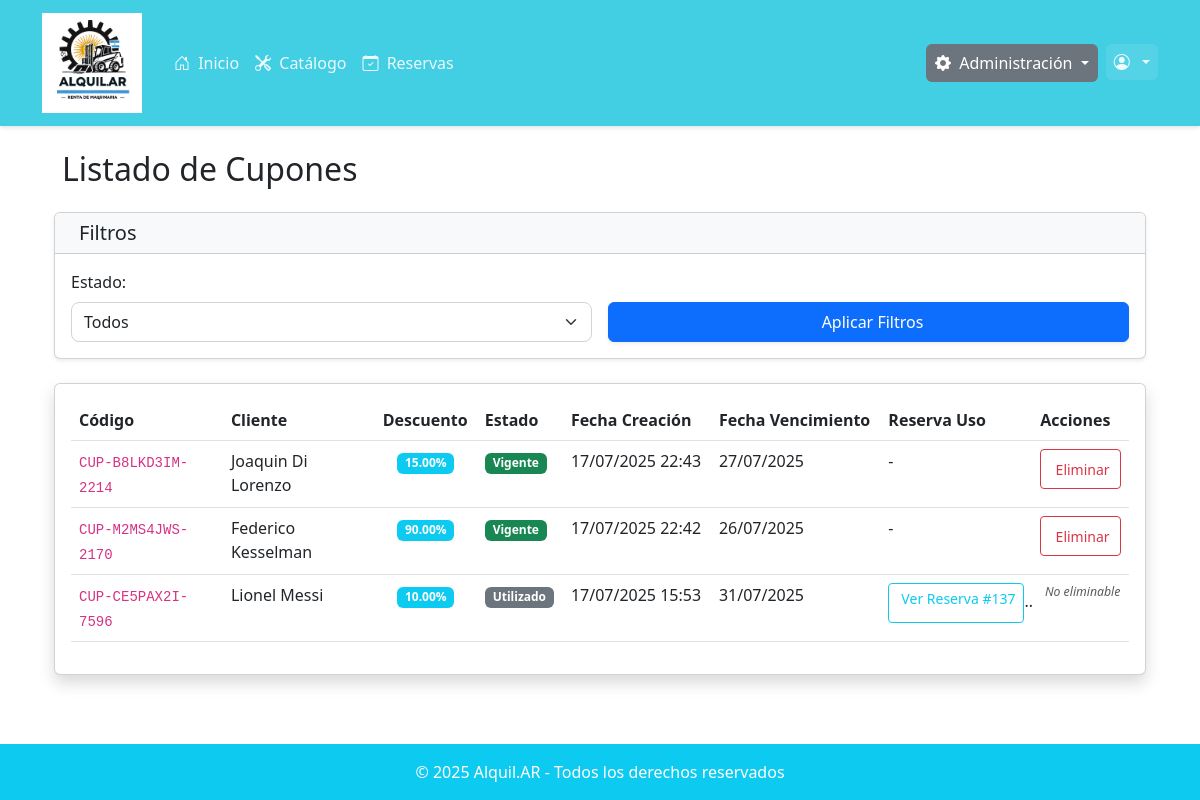
The app's page /usuarios/admin/cupones/ (signed in) with its own data.
### usuarios/models.py (models this page shows, shortened)
class Cupon(models.Model):
    TIPO_CHOICES = [
        ('PORCENTAJE', 'Porcentaje'),
    ]
    cliente = models.ForeignKey('Usuario', on_delete=models.CASCADE, related_name='cupones',
                              limit_choices_to={'tipo': 'CLIENTE'})
    codigo = models.CharField(max_length=20, unique=True)
    tipo = models.CharField(max_length=10, choices=TIPO_CHOICES, default='PORCENTAJE')
    valor = models.DecimalField(max_digits=5, decimal_places=2)  # Solo para porcentajes
    fecha_creacion = models.DateTimeField(auto_now_add=True)
    fecha_vencimiento = models.DateField()
    usado = models.BooleanField(default=False)
    reserva_uso = models.OneToOneField('reservas.Reserva', on_delete=models.SET_NULL,
                                     null=True, blank=True, related_name='cupon_aplicado')
    class Meta:
        verbose_name = 'Cupón'
        verbose_name_plural = 'Cupones'
        ordering = ['-fecha_creacion']

class Usuario(AbstractUser):
    TIPO_CHOICES = [
        ('CLIENTE', 'Cliente'),
        ('EMPLEADO', 'Empleado'),
        ('ADMIN', 'Administrador'),
    ]
    nombre = models.CharField(max_length=200)
    tipo = models.CharField(
        max_length=10,
        choices=TIPO_CHOICES,
        default='CLIENTE',
        verbose_name="Tipo de usuario"
    )
    dni = models.CharField(max_length=20, unique=True)
    email = models.CharField(max_length=200, unique=True)
    telefono = models.CharField(max_length=20)
    fecha_nacimiento = models.DateField()
    sucursal = models.ForeignKey(Sucursal, on_delete=models.SET_NULL, null=True, blank=True)
    calificacion = models.FloatField(
        default=5.0,
        verbose_name="Calificación del cliente",
        help_text="Calificación del cliente en escala de 0.5 a 5 estrellas"
    )
    token_2fa = models.CharField(
        max_length=6,
        null=True,
        blank=True,
        verbose_name="Token de verificación"
    )
    token_2fa_timestamp = models.DateTimeField(
        null=True,
        blank=True,
        verbose_name="Timestamp del token"
    )
    reset_token = models.CharField(
        max_length=64,
        null=True,
        blank=True,
        verbose_name="Token de recuperación"
    )
    reset_token_timestamp = models.DateTimeField(
        null=True,
        blank=True,
        verbose_name="Timestamp del token de recuperación"
    )
    reset_token_used = models.BooleanField(
        default=False,
        verbose_name="Token usado"
    )

### reservas/models.py (models this page shows, shortened)
class Reserva(models.Model):
    ESTADO_CHOICES = [
        ('PENDIENTE_PAGO', 'Pendiente de Pago'),
        ('CONFIRMADA', 'Confirmada'),
        ('ENTREGADA', 'Entregada'),
        ('CANCELADA', 'Cancelada'),
        ('FINALIZADA', 'Finalizada'),
        ('NO_DEVUELTA', 'No Devuelta'),
    ]
    TIPO_PAGO_CHOICES = [
        ('ONLINE', 'Pago Online'),
        ('PRESENCIAL', 'Pago Presencial'),
    ]
    cliente = models.ForeignKey(Usuario, on_delete=models.CASCADE, related_name='reservas')
    maquinaria = models.ForeignKey(Maquinaria, on_delete=models.CASCADE, related_name='reservas')
    sucursal_retiro = models.ForeignKey(Sucursal, on_delete=models.CASCADE, related_name='reservas_retiro')
    fecha_inicio = models.DateField()
    fecha_fin = models.DateField()
    cantidad_solicitada = models.PositiveIntegerField()
    precio_total = models.DecimalField(max_digits=10, decimal_places=2)
    tipo_pago = models.CharField(max_length=12, choices=TIPO_PAGO_CHOICES, default='ONLINE')
    estado = models.CharField(max_length=15, choices=ESTADO_CHOICES, default='PENDIENTE_PAGO')
    fecha_creacion = models.DateTimeField(auto_now_add=True)
    fecha_confirmacion = models.DateTimeField(null=True, blank=True)
    empleado_procesador = models.ForeignKey(
        Usuario,
        on_delete=models.SET_NULL,
        null=True,
        blank=True,
        related_name='reservas_procesadas'
    )
    observaciones = models.TextField(blank=True, null=True)
    codigo_reserva = models.CharField(max_length=6, blank=True, null=True, unique=True)
    descuento_aplicado = models.DecimalField(max_digits=10, decimal_places=2, default=0)
    precio_antes_descuento = models.DecimalField(max_digits=10, decimal_places=2, null=True, blank=True)
    class Meta:
        verbose_name = "Reserva"
        verbose_name_plural = "Reservas"
        ordering = ['-fecha_creacion']

### usuarios/decorators.py (the view)
    def wrapper(request, *args, **kwargs):
        if request.user.is_authenticated and request.user.tipo == 'ADMIN':
            return view_func(request, *args, **kwargs)
        messages.error(request, "No tenés permiso para acceder a esta sección.")
        return redirect('home')  # o redirigí a otra página

### usuarios/views.py (called while the page is built, shortened)
@login_required
@solo_admin
def listar_cupones_view(request):
    from .models import Cupon
    today = timezone.now().date()
    cupones = Cupon.objects.all()
    estado = request.GET.get('estado')
    return render(request, 'usuarios/listar_cupones.html', {
        'cupones': cupones,
        'hay_cupones': cupones.exists(),
        'estado': estado,
        'today': today,  # Para comparar en la plantilla
    })

### usuarios/templates/usuarios/listar_cupones.html (shortened to what this page needs)
{% extends 'base.html' %}
{% block content %}
<div class="container-fluid mt-4">
    <div class="d-flex justify-content-between align-items-center mb-3">
        <h2>Listado de Cupones</h2>
    </div>
    <div class="card shadow-sm mb-4">
        <div class="card-header bg-light">
            <h5 class="mb-0">Filtros</h5>
        </div>
        <div class="card-body">
            <form method="get">
                <div class="row align-items-end g-3">
                    <div class="col-md-6">
                        <label for="estado" class="form-label">Estado:</label>
                        <select name="estado" id="estado" class="form-select">
                            <option value="">Todos</option>
                        </select>
                    </div>
                    <div class="col-md-6 d-flex align-items-end">
                        <button type="submit" class="btn btn-primary shadow-sm flex-fill">
                            Aplicar Filtros
                        </button>
                    </div>
                </div>
            </form>
        </div>
    </div>
    <div class="card shadow">
        <div class="card-body">
            {% if hay_cupones %}
                <div class="table-responsive">
                    <table class="table table-hover">
                        <thead>
                            <tr>
                                <th>Código</th>
                                <th>Cliente</th>
                                <th>Descuento</th>
                                <th>Estado</th>
                                <th>Fecha Creación</th>
                                <th>Fecha Vencimiento</th>
                                <th>Reserva Uso</th>
                                <th>Acciones</th>
                            </tr>
                        </thead>
                        <tbody>
                            {% for cupon in cupones %}
                                <tr>
                                    <td><code>{{ cupon.codigo }}</code></td>
                                    <td>{{ cupon.cliente.nombre }}</td>
                                    <td class="text-center">
                                        <span class="badge bg-info">{{ cupon.valor }}%</span>
                                    </td>
                                    <td>
                                        {% if cupon.usado and cupon.reserva_uso and cupon.reserva_uso.estado != 'PENDIENTE_PAGO' %}
                                            <span class="badge bg-secondary">Utilizado</span>
                                        {% elif cupon.fecha_vencimiento < today %}
                                            <span class="badge bg-danger">Vencido</span>
                                        {% else %}
                                            <span class="badge bg-success">Vigente</span>
                                        {% endif %}
                                    </td>
                                    <td>{{ cupon.fecha_creacion|date:"d/m/Y H:i" }}</td>
                                    <td>{{ cupon.fecha_vencimiento|date:"d/m/Y" }}</td>
                                    <td>
                                        {% if cupon.reserva_uso and cupon.reserva_uso.estado != 'PENDIENTE_PAGO' %}
                                            <a href="{% url 'reservas:detalle_reserva' cupon.reserva_uso.id %}"
                                               class="btn btn-sm btn-outline-info text-nowrap">
                                                <span class="d-none d-md-inline">Ver Reserva </span>#{{ cupon.reserva_uso.id }}
                                            </a>
                                        {% else %}
                                            -
                                        {% endif %}
                                    </td>
                                    <td class="text-center">
                                        {% if cupon.usado and cupon.reserva_uso and cupon.reserva_uso.estado != 'PENDIENTE_PAGO' %}
                                            <div class="d-flex align-items-center justify-content-center text-muted">
                                                <small>No eliminable</small>
                                            </div>
                                        {% else %}
                                            <a href="{% url 'eliminar_cupon' cupon.id %}"
                                               class="btn btn-outline-danger btn-sm d-flex align-items-center justify-content-center"
                                               title="Eliminar cupón definitivamente"
                                               data-bs-toggle="tooltip" data-bs-placement="top">
                                                <span class="d-none d-lg-inline">Eliminar</span>
                                            </a>
                                        {% endif %}
                                    </td>
                                </tr>
                            {% endfor %}
                        </tbody>
                    </table>
                </div>
            {% else %}
                <div class="alert alert-info">
                    <i class="fas fa-info-circle me-2"></i>
                    No hay cupones emitidos para listar.
                </div>
            {% endif %}
        </div>
    </div>
</div>
{% endblock %}

### static/css/core.css (style rules this page uses)
:root { --color-primary: #42cee3; --color-primary-dark: #369aa9; --color-primary-darker: #2b7b87; --color-primary-light: #86e6f5; --color-primary-lighter: #a8f1fd; --color-dark: #333333; --color-gray: #666666; --color-light: #F8F9FA; --color-white: #FFFFFF; --shadow-sm: 0 2px 4px rgba(0, 0, 0, 0.1); --shadow-md: 0 4px 6px rgba(0, 0, 0, 0.15); }
.form-select, .form-control { border-radius: 8px; border: 1px solid #ced4da; transition: border-color 0.15s ease-in-out, box-shadow 0.15s ease-in-out; }

### usuarios/templates/usuarios/listar_cupones.html (style rules this page uses)
.btn-outline-danger { border-color: #dc3545; color: #dc3545; }
.btn-success, .btn-primary { transition: all 0.2s ease-in-out; }
.btn-primary { background-color: #0d6efd; border-color: #0d6efd; }
.text-muted { font-size: 0.875rem; font-style: italic; }
.card-body .row.align-items-end { gap: 0; }
.card-body .row.align-items-end.g-3 { --bs-gutter-x: 1rem; --bs-gutter-y: 1rem; }
.form-select, .btn { height: calc(2.375rem + 2px); }
.d-flex.align-items-end .btn { height: calc(2.375rem + 2px); line-height: 1.5; }
.btn-outline-info { border-color: #0dcaf0; color: #0dcaf0; transition: all 0.2s ease-in-out; }
td { max-width: 150px; overflow: hidden; text-overflow: ellipsis; }
.text-nowrap { white-space: nowrap !important; }

### core/templates/base.html (style rules this page uses)
body { min-height: 100vh; display: flex; flex-direction: column; }

### records on screen
Cupon: codigo "CUP-B8LKD3IM-2214", cliente.nombre "Joaquin Di Lorenzo", valor "15.00", usado "Vigente", fecha_creacion "17/07/2025 22:43", fecha_vencimiento "27/07/2025"
Cupon: codigo "CUP-M2MS4JWS-2170", cliente.nombre "Federico Kesselman", valor "90.00", usado "Vigente", fecha_creacion "17/07/2025 22:42", fecha_vencimiento "26/07/2025"
Cupon: codigo "CUP-CE5PAX2I-7596", cliente.nombre "Lionel Messi", valor "10.00", usado "Utilizado", fecha_creacion "17/07/2025 15:53", fecha_vencimiento "31/07/2025", reserva_uso.id "13…"
